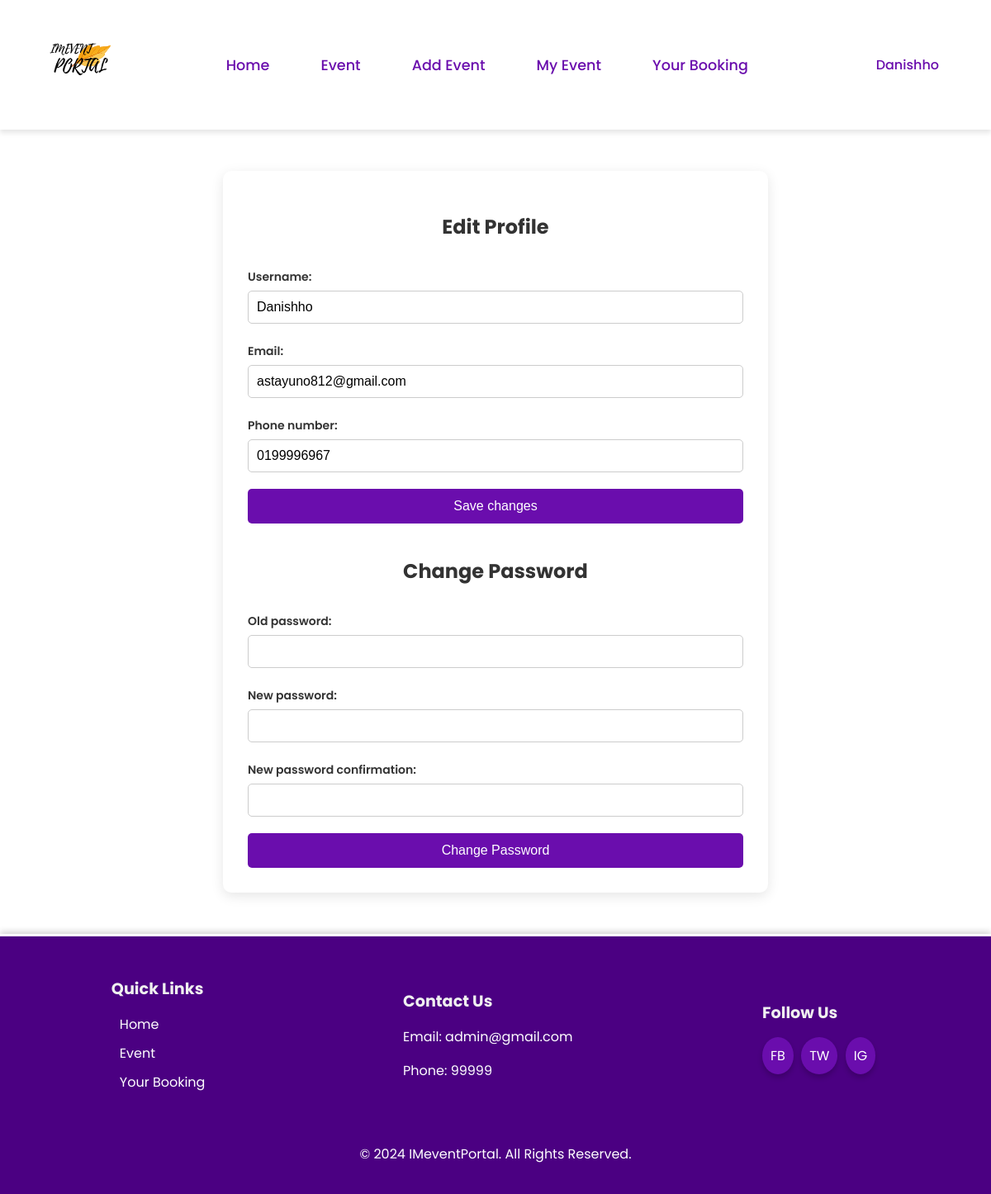
The app's page /editProfile/1 (signed in) with its own data.
### Event/models.py (models this page shows, shortened)
class CustomUser(AbstractUser):
    email = models.EmailField(unique=True)
    user_type = models.CharField(max_length=10, choices=USER_TYPE_CHOICES, default='student')
    phone_number = models.CharField(max_length=15, null=True, blank=True)

### Event/views.py (the view, shortened to what this page needs)
# urls.py: path('editProfile/<int:user_id>', views.edit_profile, name='edit_profile'),
def edit_profile(request, user_id):
    profile = CustomUserChangeForm(instance=request.user)
    password = CustomPasswordChangeForm(user=request.user)
    if request.method == 'GET':
        return render(request, 'editprofile.html', {"user": profile, "password": password})
    return render(request, 'editprofile.html', {"user": profile, "password": password})

### Event/forms.py (shortened to what this page needs)
class CustomUserChangeForm(UserChangeForm):
    class Meta:
        model = CustomUser
        fields = ("username", "email", "phone_number")
    def __init__(self, *args, **kwargs):
        super(CustomUserChangeForm, self).__init__(*args, **kwargs)
        self.fields['phone_number'].widget.attrs.update({'class': 'form-control'})
        if 'password' in self.fields:
            self.fields.pop('password')

class CustomPasswordChangeForm(PasswordChangeForm):
    error_messages = {
        'password_incorrect': "Your old password was entered incorrectly. Please enter it again.",
        'password_mismatch': "The two password fields didn't match.",
        'password_too_short': "The new password must contain at least 8 characters.",
        'password_common': "The new password is too common. Please choose a different password.",
        'password_entirely_numeric': "The new password cannot be entirely numeric."
    }

### Event/templates/editprofile.html (shortened to what this page needs)
{% extends 'base.html' %}
{% load static %}
{% block extra_head %}
    <link rel="stylesheet" href="{% static 'css/editprofile.css' %}">
{% endblock %}
{% block content %}
    <div class="form-container" id="profile-section">
        <h2>Edit Profile</h2>
        <form method="post" class="profile-form" name="save_profile" >
            <div class="form-group">
                {{ user.username.label_tag }} {{ user.username }}
            </div>
            <div class="form-group">
                {{ user.email.label_tag }} {{ user.email }}
            </div>
            <div class="form-group">
                {{ user.phone_number.label_tag }} {{ user.phone_number }}
            </div>
            <button type="submit" class="btn btn-primary" name="save_profile">Save changes</button>
        </form>
        <h2 class="mt-5">Change Password</h2>
        <form method="post" class="password-form" name="change_password">
            <div class="form-group">
                {{ password.old_password.label_tag }} {{ password.old_password }}
            </div>
            <div class="form-group">
                {{ password.new_password1.label_tag }} {{ password.new_password1 }}
            </div>
            <div class="form-group">
                {{ password.new_password2.label_tag }} {{ password.new_password2 }}
            </div>
            <button type="submit" name="change_password" class="btn btn-primary">Change Password</button>
        </form>
    </div>
{% endblock %}

### Event/templates/base.html (shortened to what this page needs)
{% load static %}
<!doctype html>
<html lang="en">
<head>
    <link rel="stylesheet" href="https://cdnjs.cloudflare.com/ajax/libs/font-awesome/6.0.0-beta3/css/all.min.css">
    {% block extra_head %}
    {% endblock %}
</head>
<body>
    <div class="wrapper">
        <nav class="nav">
            <div class="container">
                <div class="nav-content">
                    <div class="logo">
                        <img src="{% static 'image/IMEVENT.svg' %}" alt="Logo">
                    </div>
                    <div class="nav-links">
                        <a href="{% url 'index' %}" class="{% if request.path == '/' %}active{% endif %}">Home</a>
                        <a href="{% url 'event' %}" class="{% if request.path == '/event/' %}active{% endif %}">Event</a>
                        {% if request.user.user_type == 'Mpp' or request.user.user_type == 'Admin' %}
                            <a href="{% url 'createEvent' %}" class="{% if request.path == '/createEvent/' %}active{% endif %}">Add Event</a>
                            <a href="{% url 'myevent' %}" class="{% if request.path == '/myevent/' %}active{% endif %}">My Event</a>
                        {% endif %}
                        <a href="{% url 'yourbooking' %}" class="{% if request.path == '/yourbooking/' %}active{% endif %}">Your Booking</a>
                    </div>
                    <div class="nav-actions">
                        {% if request.user.is_authenticated %}
                            <div class="dropdown">
                                <a href="javascript:void(0)">{{ request.user.username }}</a>
                            </div>
                        {% else %}
                            <a href="{% url 'login' %}">Log In</a>
                            <a href="{% url 'register' %}">Register</a>
                        {% endif %}
                    </div>
                </div>
            </div>
        </nav>
        <main>
            {% block content %}
            {% endblock %}
        </main>
    <footer>
        <div class="footer-navigation">
            <h3>Quick Links</h3>
            <ul>
                <li><a href="{% url 'index' %}">Home</a></li>
                <li><a href="{% url 'event' %}">Event</a></li>
                <li><a href="{% url 'yourbooking' %}">Your Booking</a></li>
            </ul>
        </div>
        <div class="footer-contact">
            <h3>Contact Us</h3>
            <p>Email: admin@gmail.com</p>
            <p>Phone: 99999</p>
        </div>
        <div class="footer-social">
            <h3>Follow Us</h3>
            <div class="social-icons">
                <a href="https://facebook.com" target="_blank" class="social-icon">FB</a>
                <a href="https://twitter.com" target="_blank" class="social-icon">TW</a>
                <a href="https://instagram.com" target="_blank" class="social-icon">IG</a>
            </div>
        </div>
        <div style="width: 100%; text-align: center; padding-top: 20px; color: #fff;">
            <p>&copy; 2024 IMeventPortal. All Rights Reserved.</p>
        </div>
    </footer>
</body>
</html>

### Event/static/css/editprofile.css (style rules this page uses)
.form-container { max-width: 600px; margin: 50px auto; padding: 30px; background-color: #ffffff; border-radius: 10px; box-shadow: 0 4px 15px rgba(0, 0, 0, 0.1); }
.profile-form .form-group, .password-form .form-group { margin-bottom: 20px; }
.form-container h2 { text-align: center; margin-bottom: 30px; color: #333; font-weight: bold; }
.form-container label { font-size: 14px; font-weight: 600; color: #333; }
.form-container input { width: 100%; padding: 10px; font-size: 16px; border-radius: 5px; border: 1px solid #ccc; margin-top: 5px; box-sizing: border-box; outline: none; transition: border-color 0.3s; }
.btn-primary { width: 100%; padding: 12px; background-color: #6a0dad; border: none; border-radius: 5px; color: white; font-size: 16px; cursor: pointer; transition: background-color 0.3s; }
.mt-5 { margin-top: 40px; }

### Event/templates/base.html (style rules this page uses)
body, html { font-family: 'Poppins', sans-serif; margin: 0; padding: 0; height: 100%; display: flex; flex-direction: column; }
.wrapper { min-height: 100vh; display: flex; flex-direction: column; justify-content: space-between; }
.nav { background-color: #ffffff; box-shadow: 0 4px 6px rgba(0, 0, 0, 0.1); position: sticky; top: 0; z-index: 1000; }
.container { margin-left: auto; margin-right: auto; max-width: 80rem; padding-left: 1rem; padding-right: 1rem; display: flex; align-items: center; justify-content: space-between; }
.nav-content { display: flex; align-items: center; width: 100%; justify-content: space-between; }
.logo img { height: 150px; }
.nav-links { display: flex; align-items: center; }
.nav-links a { margin-right: 2rem; text-decoration: none; color: #6a0dad; font-size: 1.1rem; font-weight: 500; padding: 10px 15px; transition: background-color 0.3s, color 0.3s; border-radius: 5px; }
.nav-actions { display: flex; align-items: center; position: relative; }
.nav-actions .dropdown { position: relative; display: inline-block; }
.nav-actions a { margin-right: 2rem; text-decoration: none; color: #6a0dad; font-weight: 500; padding: 10px 15px; transition: background-color 0.3s; border-radius: 5px; }
footer { background-color: #4B0082; color: #ffffff; padding: 20px; display: flex; flex-wrap: wrap; justify-content: space-around; align-items: center; border-top: 3px solid #ffffff; box-shadow: 0 -2px 8px rgba(0, 0, 0, 0.2); margin-top: auto; }
.footer-navigation, .footer-contact, .footer-social { margin: 10px; }
.footer-navigation h3, .footer-contact h3, .footer-social h3 { color: #f0f0f0; margin-bottom: 15px; font-size: 1.2rem; }
.footer-navigation ul, .footer-social .social-icons { list-style: none; padding: 0; }
.footer-navigation ul li, .social-icon { margin-bottom: 10px; transition: transform 0.3s ease, background-color 0.3s ease, box-shadow 0.3s ease; }
.footer-navigation ul li a, .social-icon { color: #ffffff; text-decoration: none; font-size: 1rem; padding: 5px 10px; border-radius: 8px; transition: color 0.3s ease, background-color 0.3s ease; }
.social-icon { display: inline-block; padding: 10px; background-color: #6A0DAD; margin-right: 5px; border-radius: 50%; box-shadow: 0 4px 6px rgba(0, 0, 0, 0.2); }

### records on screen
CustomUser: user.username "Danishho", username "Danishho", email "astayuno812@gmail.com", phone_number "0199996967"

### other values on screen
{{ user.username.label_tag }} "Username:"
{{ user.email.label_tag }} "Email:"
{{ user.phone_number.label_tag }} "Phone number:"
{{ password.old_password.label_tag }} "Old password:"
{{ password.new_password1.label_tag }} "New password:"
{{ password.new_password2.label_tag }} "New password confirmation:"
